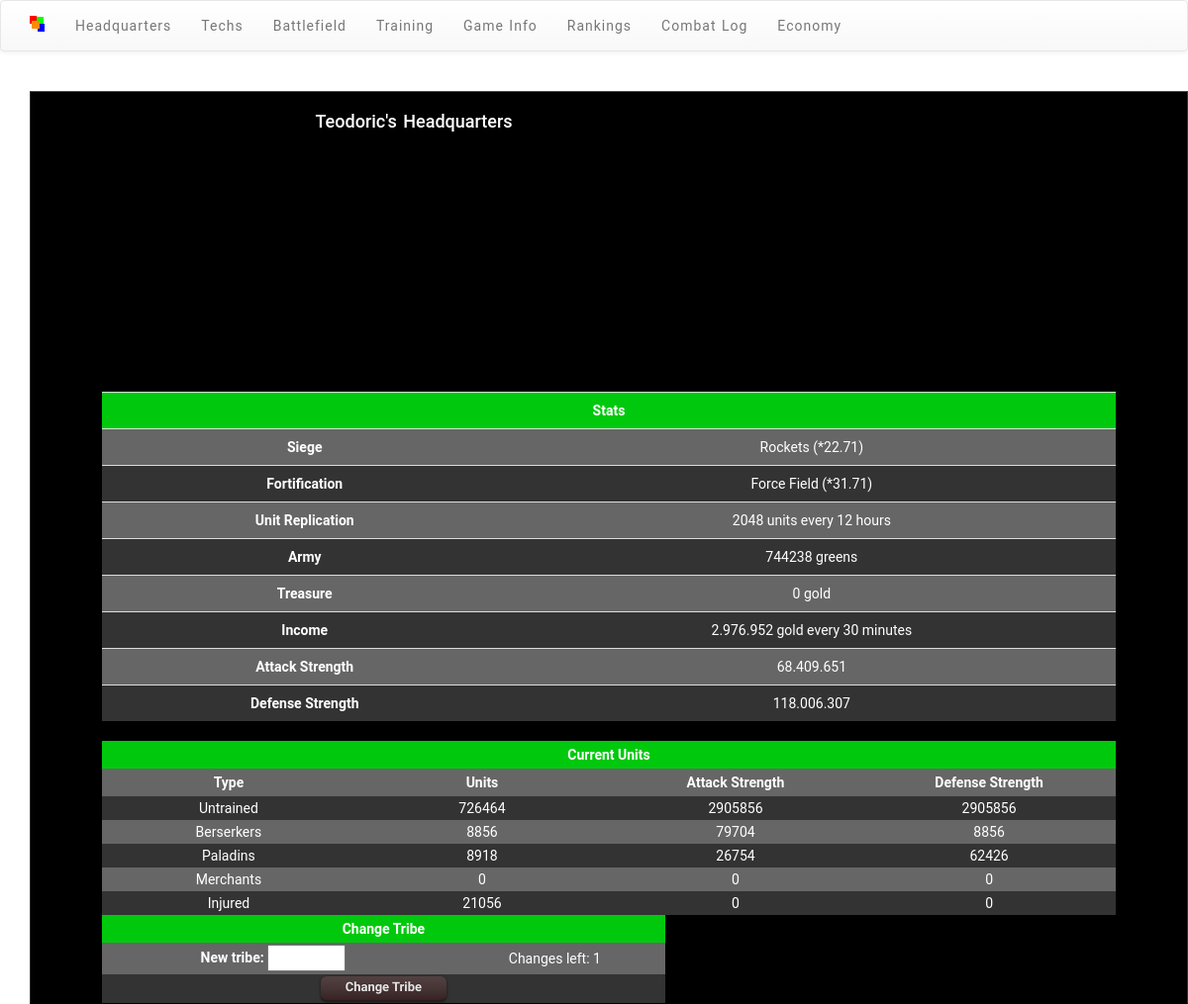
The page /hq.php (signed in) on the database its author committed.
### tables this page shows
CREATE TABLE `usuarios` (
  `id` int(11) NOT NULL AUTO_INCREMENT,
  `usuario` varchar(20) NOT NULL,
  `mail` varchar(40) NOT NULL,
  `password` varchar(40) NOT NULL,
  `auth` tinyint(4) NOT NULL DEFAULT '1',
  `fecha_alta` date NOT NULL,
  `fort` smallint(6) NOT NULL DEFAULT '0',
  `siege` smallint(6) NOT NULL DEFAULT '0',
  `unitprod` smallint(6) NOT NULL DEFAULT '0',
  `units` int(11) NOT NULL DEFAULT '0',
  `gold` bigint(30) NOT NULL DEFAULT '0',
  `race` tinyint(4) NOT NULL DEFAULT '0',
  `berserkers` int(11) NOT NULL DEFAULT '0',
  `paladins` int(11) NOT NULL DEFAULT '0',
  `merchants` int(11) NOT NULL DEFAULT '0',
  `racechanges` tinyint(4) NOT NULL DEFAULT '0',
  `injured` int(11) NOT NULL DEFAULT '0',
  PRIMARY KEY (`id`)
);

CREATE TABLE `units` (
  `id_usuario` int(11) NOT NULL,
  `untrained` int(11) NOT NULL DEFAULT '0',
  `injured` int(11) NOT NULL DEFAULT '0',
  `berserkers` int(11) NOT NULL DEFAULT '0',
  `paladins` int(11) NOT NULL DEFAULT '0',
  `merchants` int(11) NOT NULL DEFAULT '0',
  PRIMARY KEY (`id_usuario`)
);

### includes/reglas.php (called while the page is built, shortened)
<?php
function generateValues($starting, $first, $times, $modifier = 2){
	for ($i = 0; $i<$times; $i++){
		if ($i != 0){
			if ($i != 1)	$aux[$i] = $aux[$i-1]*$modifier;
			else $aux[$i] = $first;
		}
		else $aux[$i] = $starting;
	}
	return $aux;
}
$tech_siege = array("None", "Sticks", "Spears", "Chariots", "War Galleys", "Battering Rams", "Siege Towers","Triremes","Ballistae", "Greek Fire", "Trebuchets", "Catapults", "Cannons", "Big Bertha", "Rockets", "ATG Missiles", "Nukes");
$tech_fort = array("None", "Palisade", "Stone Walls", "Battlements", "Bastion", "Towers", "Moat", "Stronghold", "Citadel", "Trenches", "Fortress", "Bunker", "Shelter", "AEGIS System", "Force Field");
$tech_replication = generateValues(2,4,14);
?>

### includes/funciones.php (called while the page is built, shortened)
<?php
function calcularIncome($usuario){
	$units = getUnits($usuario);
	$income = $units->untrained*untrained_income + $units->berserkers*berserkers_income + $units->paladins*paladins_income + $units->merchants*merchants_income;
	return $income;
}
function calcularAttack($usuario){
	$units = getUnits($usuario);
	$berserkers = $units->berserkers;
	$paladins = $units->paladins;
	$untrained = $units->untrained;
	$force = ($untrained*untrained_atk)+($berserkers*berserkers_atk)+($paladins*paladins_atk);
	$siege = $usuario->siege;
	$attack = $force*currentAtkBonus($siege);
	return round($attack,0);
}
function calcularDefense($usuario){
	$units = getUnits($usuario);
	$berserkers = $units->berserkers;
	$paladins = $units->paladins;
	$untrained = $units->untrained;
	$force = ($untrained*untrained_def)+($berserkers*berserkers_def)+($paladins*paladins_def);
	$fort = $usuario->fort;
	$defense = $force*currentDefBonus($fort);
	if ($usuario->race == 1) $defense = $defense * 1.25;
	return round($defense,0);
}
function formatNum($num){
	return number_format($num,0,",",".");
}
function currentAtkBonus($final){
	if ($final!=0){
		return round(currentAtkBonus($final-1)*(1+atk_percent),2);
	}
	else return 1;
}
function currentDefBonus($final){
	if ($final!=0){
		return round(currentDefBonus($final-1)*(1+def_percent),2);
	}
	else return 1;
}
function getUnits($usuario){
	$sql = "select * from units where id_usuario = $usuario->id";
	if (!$sql){
		echo "Error en la consulta SQL para getUnits";
	}
	else {
		$result = mysql_query($sql);
		if(mysql_num_rows($result)<=0){
			echo "El usuario no existe o no tiene unidades";
		}
		else return mysql_fetch_object($result);
	}
}
function getTFF($units){
	return $units->untrained+$units->berserkers+$units->paladins+$units->merchants;
}
?>

### includes/body_hq.php (the view, shortened to what this page needs)
<?php
if (isset($_SESSION['userid'])){
	$sql = mysql_query("SELECT * FROM usuarios WHERE usuario='".$_SESSION['nombre']."'");
	$usuario = mysql_fetch_object($sql);
	$units = getUnits($usuario);
	$tff  = getTFF($units);
	if ($usuario->race == 0) $units_type = constant('string_race0');
	else if ($usuario->race == 1) $units_type = constant('string_race1');
	else if ($usuario->race == 2) $units_type = constant('string_race2');
	else if ($usuario->race == 3) $units_type = constant('string_race3');
		echo "<h2>$_SESSION[nombre]'s Headquarters</h2>";
		echo "<table class='stats table'>";
		echo "<th class='titulo $racestyle' colspan='2'>Stats</th>";
	    echo "<tr class='impar'>";
	        echo "<td><strong>".constant('string_siege')."</strong></td>";
	        echo "<td>".$tech_siege[$usuario->siege]." (*".currentAtkBonus($usuario->siege).")</td>";
	  	echo "</tr>";
	    echo "<tr class='par'>";
	    	echo "<td width='40%'><strong>".constant('string_fort')."</strong></td>";
	        echo "<td>".$tech_fort[$usuario->fort]." (*".currentDefBonus($usuario->fort).")</td>";
	    echo "</tr>";
	  	echo "<tr class='impar'>";
	        echo "<td><strong>".constant('string_unitprod')."</strong></td>";
	        echo "<td>".$tech_replication[$usuario->unitprod]." units every ".unit_freq.(unit_freq > 1  ? " hours" : " hour")."</td>";
	    echo "</tr>";
	    echo "<tr class='par'>";
	        echo "<td><strong>".constant('string_units')."</strong></td>";
	        echo "<td>".$tff." ".$units_type."</td>";
        echo "</tr>";
       	echo "<tr class='impar'>";
	        echo "<td><strong>".constant('string_oro')."</strong></td>";
	        echo "<td>".formatNum($usuario->gold). " ".constant('string_moneda')."</td>";
        echo "</tr>";
        echo "<tr class='par'>";
	        echo "<td><strong>".constant('string_income')."</strong></td>";
	        echo "<td>".formatNum(calcularIncome($usuario))." ".constant('string_moneda')." every ".income_freq.(income_freq > 1  ? " minutes" : " minute")."</td>";
        echo "</tr>";
        echo "<tr class='impar'>";
	        echo "<td><strong>".constant('string_attack')."</strong></td>";
	        echo "<td>".formatNum(calcularAttack($usuario))."</td>";
        echo "</tr>";
        echo "<tr class='par'>";
	        echo "<td><strong>".constant('string_defense')."</strong></td>";
	        echo "<td>".formatNum(calcularDefense($usuario))."</td>";
        echo "</tr>";
        echo "</table>";
	$untrained = $units->untrained;
	$berserkers = $units->berserkers;
	$paladins = $units->paladins;
	$merchants = $units->merchants;
	$injured = $units->injured;
	echo
	"<table class='stats'>
	<tr>
	<th class='titulo $racestyle' colspan='4'>Current Units</th>
	</tr>
	<tr class='impar'>
	<th width='25%'>Type</th><th width='25%'>Units</th><th width='25%'>Attack Strength</th><th width='25%'>Defense Strength</th>
	</tr>
	<tr class='par'>
	<td>Untrained</td><td>$untrained</td><td>".untrained_atk*$untrained."</td><td>".untrained_def*$untrained."</td>
	</tr>
	<tr class='impar'>
	<td>Berserkers</td><td>$berserkers</td><td>".berserkers_atk*$berserkers."</td><td>".berserkers_def*$berserkers."</td>
	</tr>
	<tr class='par'>
	<td>Paladins</td><td>$paladins</td><td>".paladins_atk*$paladins."</td><td>".paladins_def*$paladins."</td>
	</tr>
	<tr class='impar'>
	<td>Merchants</td><td>$merchants</td><td>".merchants_atk*$merchants."</td><td>".merchants_def*$merchants."</td>
	</tr>
	<tr class='par'>
	<td>Injured</td><td>$injured</td><td>".injured_atk*$injured."</td><td>".injured_def*$injured."</td>
	</tr>
	</table>";
	echo "
	<form action='".$_SERVER['PHP_SELF']."' method='post' name='changerace'>
	<table class='changerace'>
	<tr class='$racestyle'>
		<th class='impar' colspan='2'>Change Tribe</th>
	</tr>
	<tr class='impar'>
		<td class='par'><div><label for='race'>New tribe:</label>
        <select name='race' id='race'>
            <option value='0' ".(isset($_POST['reds']) ? 'selected' : '').">Reds</option>
            <option value='1' ".(isset($_POST['greens'])  ? 'selected' : '').">Greens</option>
            <option value='2' ".(isset($_POST['blues'])  ? 'selected' : '').">Blues</option>
            <option value='3' ".(isset($_POST['oranges'])  ? 'selected' : '').">Oranges</option>
        </select>
        </div></td>
        <td>Changes left: $usuario->racechanges</td>
	</tr>
	<tr class='par'>
	<td colspan='2'><input type='submit' class='button black small' value='Change Tribe' name='submit'></td>
	</tr>
	</table>
	</form>
	";
}
?>

### css/goldies.css (style rules this page uses)
html, body { background: white; color: white; }
h1, h2, h3, h4 { font-family: "Roboto", sans-serif; text-align: center; }
h2 { color: white; font-size: 18px; word-spacing: 2px; }
select { width: auto; }
label { line-height: 20px; white-space: nowrap; }
select { font-family: sans-serif; font-size: small; font-variant: small-caps; padding: 4px; text-transform: capitalize; }
.button, .button:visited { background: #222 url(../img/overlay.png) repeat-x; display: inline-block; padding: 3px 8px 4px; color: #E5E5E5; font-family: "Signika", "Roboto", sans-serif; text-decoration: none; -moz-border-radius: 6px; -webkit-border-radius: 6px; -moz-box-shadow: 0 1px 3px rgba(0, 0, 0, 0.6); -webkit-box-shadow: 0 1px 3px rgba(0, 0, 0, 0.6); text-shadow: 0 -1px 1px rgba(0, 0, 0, 0.25); border-top: 0px; border-left: 0px; border-right: 0px; border-bottom: 1px solid rgba(0, 0, 0, 0.25); position: relative; cursor: pointer; }
.small.button, .small.button:visited { font-size: 13px; padding: 3px 25px 4px; }
.button, .button:visited, .medium.button, .medium.button:visited { font-size: 15px; font-weight: bold; line-height: 1.3; text-shadow: 0 -1px 1px rgba(0, 0, 0, 0.25); }
.black.button, .black.button:visited { background-color: #180000; }
table.stats { font-family: "Roboto", sans-serif; color: white; text-align: center; padding: 10px; width: 90%; margin-left: auto; margin-right: auto; }
.greens { background-color: #00C90D; }
tr.par { background-color: #333333; }
tr.impar { background-color: #666666; }
.stats td { padding: 2px; }
.stats th { padding: 4px; }
table.changerace { font-family: "Roboto", sans-serif; color: white; text-align: center; padding: 10px; width: 50%; margin-left: 5%; }
.changerace td { padding: 2px; }
.changerace th { padding: 4px; }
.titulo { padding: 5px; }
th { text-align: center; }

### rows shown on the page
usuarios: siege "Rockets", siege "22.71", fort "Force Field", fort "31.71", unitprod "2048", gold "0", racechanges "1"
units: tff "744238", formatNum(calcularIncome($usuario)) "2.976.952", formatNum(calcularAttack($usuario)) "68.409.651", untrained "726464", untrained_atk*$untrained "2905856", untrained_def*$untrained "2905856", berserkers "8856", berserkers_atk*$berserkers "79704", berserkers_def*$berserkers "8856", paladins "8918", paladins_atk*$paladins "26754", paladins_def*$paladins "62426", merchants "0", merchants_atk*$merchants "0", merchants_def*$merchants "0", injured "21056", injured_atk*$injured "0", injured_def*$injured "0"

### other values the page prints
$_SESSION[nombre] "Teodoric"
constant('string_siege') "Siege"
constant('string_fort') "Fortification"
constant('string_unitprod') "Unit Replication"
unit_freq "12"
constant('string_units') "Army"
$units_type "greens"
constant('string_oro') "Treasure"
constant('string_moneda') "gold"
constant('string_income') "Income"
income_freq "30"
constant('string_attack') "Attack Strength"
constant('string_defense') "Defense Strength"
formatNum(calcularDefense($usuario)) "118.006.307"
